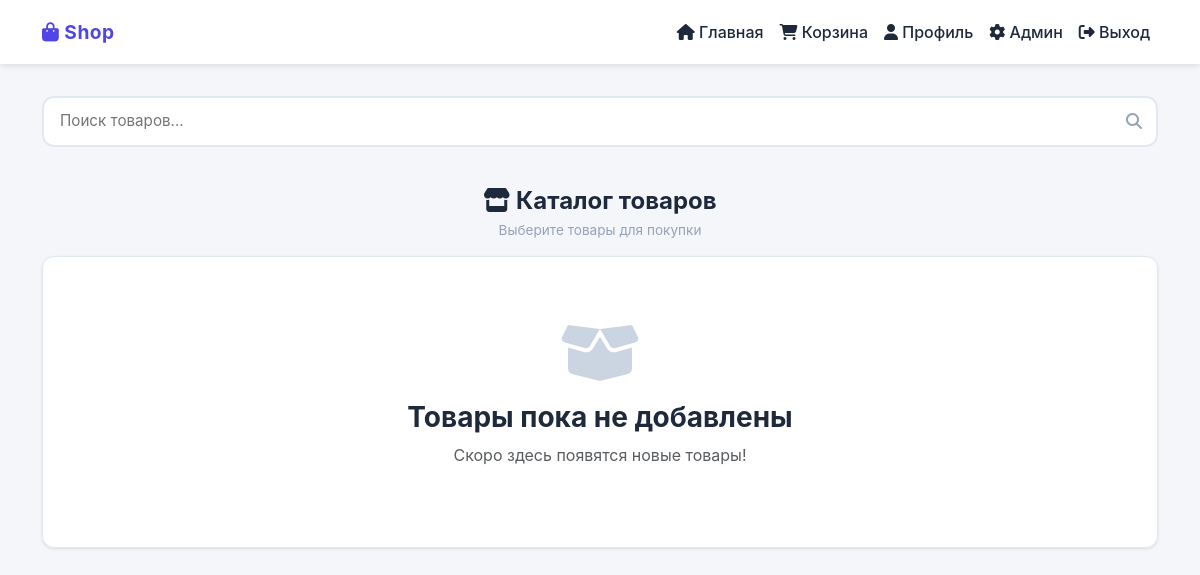
Page / (signed in) on the earlier database version.
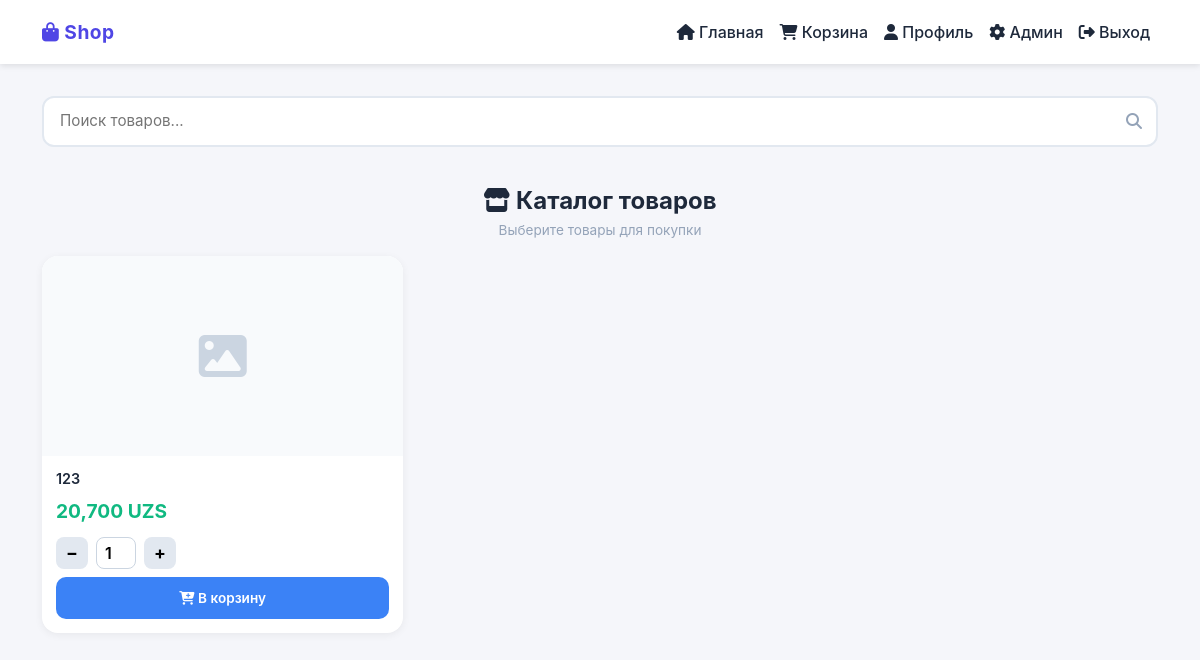
Same page on the later database version.
### app.py (models this page shows)
class Product(db.Model):
    __tablename__ = 'product'
    id = db.Column(db.Integer, primary_key=True)
    name = db.Column(db.String(100), nullable=False, index=True)
    price = db.Column(db.Float, nullable=False)
    image = db.Column(db.String(200))
    is_archived = db.Column(db.Boolean, default=False, index=True)
    order_items = db.relationship('OrderItem', backref='product', lazy='select', cascade='all, delete-orphan')

### app.py (the view)
@app.route('/')
def index():
    if 'user_id' not in session:
        return redirect(url_for('login'))
    kurs = get_kurs()
    banners = Banner.query.all()
    products = Product.query.filter_by(is_archived=False).all()
    for p in products:
        p.price_uzs = round_price(p.price * kurs)
    return render_template('index.html', products=products, banners=banners)

### app.py (called while the page is built, shortened)
def get_setting(key, default=None):
    global _settings_cache, _cache_timestamp
    now = datetime.utcnow()
    if _cache_timestamp is None or (now - _cache_timestamp).total_seconds() > CACHE_TTL:
        settings = Setting.query.all()
        _settings_cache = {s.key: s.value for s in settings}
        _cache_timestamp = now
    return _settings_cache.get(key, default)

def get_kurs():
    try:
        return float(get_setting('kurs', '12200'))
    except:
        return 12200.0

def round_price(value):
    return round(value / 100) * 100

@app.before_request
def update_last_active():
    if 'user_id' not in session:
        return
    if request.endpoint and (request.endpoint.startswith('static') or request.path.startswith('/static/')):
        return
    last_update = session.get('_last_activity_update')
    now = datetime.utcnow()
    try:
        db.session.query(User).filter_by(id=session['user_id']).update({
            'last_active': now
        })
        db.session.commit()
        session['_last_activity_update'] = now.isoformat()
    except:
        db.session.rollback()

### templates/index.html (shortened to what this page needs)
{% extends "base.html" %}
{% block content %}
<div class="search-container">
    <div class="search-box">
        <input type="text" id="searchInput" class="search-input" placeholder="Поиск товаров...">
    </div>
</div>
<div class="page-title fade-in">
    <h1><i class="fas fa-store"></i> Каталог товаров</h1>
    <p>Выберите товары для покупки</p>
</div>
{% if products %}
<div class="products-grid" id="productsGrid">
    {% for product in products %}
    <div class="mobile-product-card fade-in product-item" data-name="{{ product.name|lower }}" style="animation-delay: {{ loop.index0 * 0.05 }}s">
        {% if product.image %}
        <img src="/static/{{ product.image }}" class="mobile-product-img" alt="{{ product.name }}" loading="lazy"
            onerror="this.onerror=null; this.src='https://via.placeholder.com/400x220/f1f5f9/94a3b8?text=Фото';">
        {% else %}
        <div class="mobile-product-img d-flex align-items-center justify-content-center">
            <i class="fas fa-image fa-3x" style="color: #cbd5e1;"></i>
        </div>
        {% endif %}
        <div class="mobile-card-body">
            <h6 class="mobile-card-title">{{ product.name }}</h6>
            <div class="mobile-price">{{ "{:,.0f}".format(product.price_uzs) }} UZS</div>
            {% if session.user_id %}
            <div class="qty-controls">
                <button class="qty-btn minus">−</button>
                <input type="number" class="qty-input" value="1" min="1" max="99">
                <button class="qty-btn plus">+</button>
            </div>
            <button class="mobile-add-btn"
                data-product-id="{{ product.id }}"
                data-url="{{ url_for('add_to_cart', product_id=product.id) }}">
                <i class="fas fa-cart-plus"></i> В корзину
            </button>
            {% else %}
            <a href="{{ url_for('login') }}" class="mobile-add-btn d-block text-center text-white text-decoration-none"
                style="background: #64748b;">
                <i class="fas fa-lock"></i> Войти
            </a>
            {% endif %}
        </div>
    </div>
    {% endfor %}
</div>
{% else %}
<div class="card text-center py-5 fade-in">
    <div class="card-body">
        <i class="fas fa-box-open fa-4x mb-3" style="color: #cbd5e1;"></i>
        <h3>Товары пока не добавлены</h3>
        <p class="text-muted">Скоро здесь появятся новые товары!</p>
    </div>
</div>
{% endif %}
{% endblock %}

### templates/base.html (shortened to what this page needs)
<!DOCTYPE html>
<html lang="ru">
<head>
    <link href="https://cdn.jsdelivr.net/npm/bootstrap@5.3.0/dist/css/bootstrap.min.css" rel="stylesheet">
    <link rel="stylesheet" href="https://cdnjs.cloudflare.com/ajax/libs/font-awesome/6.4.0/css/all.min.css">
</head>
<body>
    <nav class="navbar navbar-expand-lg navbar-top">
        <div class="container">
            <a class="navbar-brand" href="{{ url_for('index') }}">
                <i class="fas fa-shopping-bag"></i> Shop
            </a>
            <div class="collapse navbar-collapse" id="navbarNav">
                <ul class="navbar-nav ms-auto align-items-center">
                    {% if session.user_id %}
                        <li class="nav-item">
                            <a class="nav-link" href="{{ url_for('index') }}">
                                <i class="fas fa-home"></i> Главная
                            </a>
                        </li>
                        <li class="nav-item">
                            <a class="nav-link cart-icon" href="{{ url_for('cart') }}">
                                <i class="fas fa-shopping-cart"></i> Корзина
                            </a>
                        </li>
                        <li class="nav-item">
                            <a class="nav-link" href="{{ url_for('profile') }}">
                                <i class="fas fa-user"></i> Профиль
                            </a>
                        </li>
                        {% if session.role == 'admin' %}
                        <li class="nav-item">
                            <a class="nav-link" href="{{ url_for('admin_dashboard') }}">
                                <i class="fas fa-cog"></i> Админ
                            </a>
                        </li>
                        {% endif %}
                        <li class="nav-item">
                            <a class="nav-link" href="{{ url_for('logout') }}">
                                <i class="fas fa-sign-out-alt"></i> Выход
                            </a>
                        </li>
                    {% endif %}
                </ul>
            </div>
        </div>
    </nav>
    <div class="container">
        {% block content %}{% endblock %}
    </div>
</body>
</html>

### templates/base.html (style rules this page uses)
* { -webkit-tap-highlight-color: transparent; }
:root { --primary: #4f46e5; --success: #22c55e; --danger: #ef4444; --warning: #f59e0b; --dark: #1e293b; --gray: #94a3b8; --light: #f8fafc; }
body { font-family: -apple-system, BlinkMacSystemFont, 'Segoe UI', Roboto, sans-serif; background-color: #f5f6fa; min-height: 100vh; margin: 0; padding: 0; }
.navbar-top { background-color: #ffffff; box-shadow: 0 2px 6px rgba(0,0,0,0.1); position: sticky; top: 0; z-index: 100; padding: 0.75rem 0; min-height: auto !important; }
.navbar-top .container { padding-top: 0 !important; padding-bottom: 0 !important; }
.navbar-brand { font-weight: 700; color: var(--primary) !important; letter-spacing: 0.5px; font-size: 1.2rem; }
.nav-link { color: var(--dark) !important; font-weight: 500; transition: color 0.2s ease; }
.container { padding-top: 1rem; padding-bottom: calc(5rem + env(safe-area-inset-bottom)); }
h1, h2, h3, h4, h5 { font-weight: 700; color: var(--dark); }
.cart-icon { position: relative; }
.fade-in { animation: fadeInUp 0.4s ease forwards; }
@media (min-width: 769px) { .container { padding-bottom: 2rem; } }

### templates/index.html (style rules this page uses)
.search-container { padding: 1rem 0 0.5rem; }
.search-box { position: relative; width: 100%; }
.search-input { width: 100%; padding: 0.75rem 3rem 0.75rem 1rem; border: 2px solid #e2e8f0; border-radius: 12px; font-size: 0.95rem; transition: all 0.2s ease; }
.page-title { text-align: center; margin: 1rem 0 0.5rem; }
.page-title h1 { font-size: 1.5rem; font-weight: 700; color: #1e293b; margin-bottom: 0.25rem; }
.page-title p { color: #94a3b8; font-size: 0.85rem; }
.products-grid { display: grid; grid-template-columns: repeat(2, 1fr); gap: 0.75rem; margin-bottom: 5rem; }
.mobile-product-card { background: white; border-radius: 16px; overflow: hidden; box-shadow: 0 2px 8px rgba(0, 0, 0, 0.06); transition: transform 0.2s ease, box-shadow 0.2s ease; }
.mobile-product-img { width: 100%; height: 160px; object-fit: cover; background: #f8fafc; }
.mobile-card-body { padding: 0.875rem; }
.mobile-card-title { font-size: 0.9rem; font-weight: 600; color: #1e293b; margin-bottom: 0.5rem; line-height: 1.3; display: -webkit-box; -webkit-line-clamp: 2; -webkit-box-orient: vertical; overflow: hidden; }
.mobile-price { font-size: 1.2rem; font-weight: 700; color: #10b981; margin-bottom: 0.75rem; }
.mobile-add-btn { width: 100%; padding: 0.65rem; border-radius: 10px; border: none; background: #3b82f6; color: white; font-weight: 600; font-size: 0.85rem; transition: all 0.2s ease; }
.qty-controls { display: flex; align-items: center; gap: 0.5rem; margin-bottom: 0.5rem; }
.qty-btn { width: 32px; height: 32px; border: none; border-radius: 8px; background: #e2e8f0; font-weight: 700; font-size: 1.1rem; cursor: pointer; transition: all 0.2s ease; }
.qty-input { width: 40px; text-align: center; border: 1px solid #cbd5e1; border-radius: 8px; height: 32px; font-weight: 600; }
.fade-in { animation: fadeInUp 0.4s ease forwards; opacity: 0; }
@media (min-width: 768px) { .products-grid { grid-template-columns: repeat(3, 1fr); gap: 1rem; margin-bottom: 2rem; } }
@media (min-width: 768px) { .mobile-product-img { height: 200px; } }

Differences in the rows shown:
added Product: name "123", price_uzs "20,700"
Other differences:
text no longer shown: "Товары пока не добавлены Скоро здесь появятся новые товары!"
